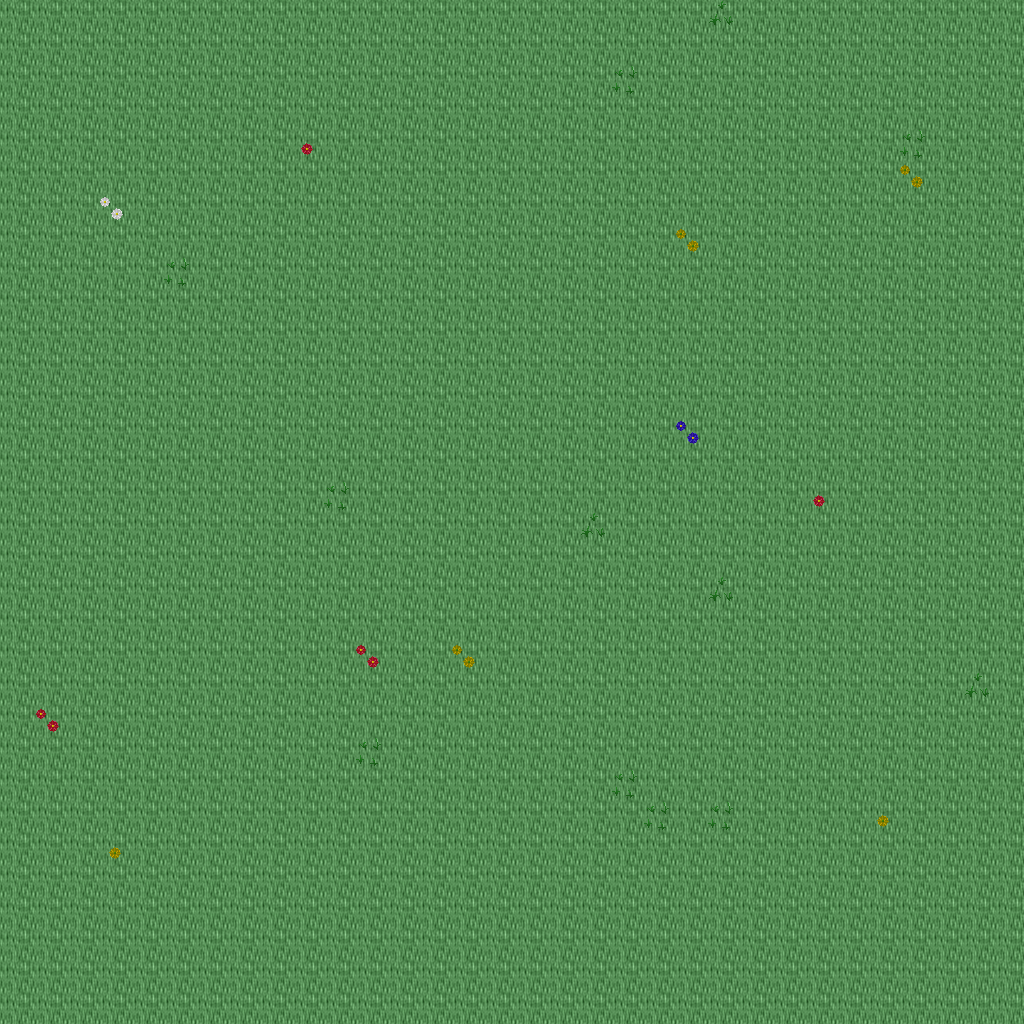

Tiled map render using the project's own tile images. Description and the map definition, with tile-layer contents summarised, below:
An orthogonal 32x32 tile map with 32x32 px tiles, 5 tile layers (Ground, Objects, Objects2, Above, ...), 1 hidden layer not drawn, 28 tilesets.

<map version="1.10" tiledversion="1.11.0" orientation="orthogonal" renderorder="right-down" width="32" height="32" tilewidth="32" tileheight="32" infinite="0" nextlayerid="11" nextobjectid="1">
 <tileset firstgid="1" name="ground_ground" tilewidth="32" tileheight="32" tilecount="33" columns="3">
  <image source="../drawable/ground_ground.png" width="96" height="352" />
 </tileset>
 <tileset firstgid="34" name="ground_water_pool" tilewidth="32" tileheight="32" tilecount="72" columns="3">
  <image source="../drawable/ground_water_pool.png" width="96" height="768" />
 </tileset>
 <tileset firstgid="106" name="plant_flower_daisy_red" tilewidth="32" tileheight="32" tilecount="8" columns="2">
  <image source="../drawable/plant_flower_daisy_red.png" width="64" height="128" />
 </tileset>
 <tileset firstgid="114" name="plant_flower_daisy_white" tilewidth="32" tileheight="32" tilecount="8" columns="2">
  <image source="../drawable/plant_flower_daisy_white.png" width="64" height="128" />
 </tileset>
 <tileset firstgid="122" name="plant_flower_daisy_yellow" tilewidth="32" tileheight="32" tilecount="8" columns="2">
  <image source="../drawable/plant_flower_daisy_yellow.png" width="64" height="128" />
 </tileset>
 <tileset firstgid="130" name="plant_flower_daisy_blue" tilewidth="32" tileheight="32" tilecount="8" columns="2">
  <image source="../drawable/plant_flower_daisy_blue.png" width="64" height="128" />
 </tileset>
 <tileset firstgid="138" name="plant_grasses" tilewidth="32" tileheight="32" tilecount="6" columns="3">
  <image source="../drawable/plant_grasses.png" width="96" height="64" />
 </tileset>
 <tileset firstgid="144" name="plant_tree_tree_darkgreen" tilewidth="32" tileheight="32" tilecount="88" columns="8">
  <image source="../drawable/plant_tree_tree_darkgreen.png" width="256" height="352" />
 </tileset>
 <tileset firstgid="232" name="ground_grass_edges" tilewidth="32" tileheight="32" tilecount="36" columns="12">
  <image source="../drawable/ground_grass_edges.png" width="384" height="96" />
 </tileset>
 <tileset firstgid="268" name="ground_grass_corners" tilewidth="32" tileheight="32" tilecount="24" columns="6">
  <image source="../drawable/ground_grass_corners.png" width="192" height="128" />
 </tileset>
 <tileset firstgid="292" name="furniture_table_long_side_on_pale" tilewidth="32" tileheight="32" tilecount="3" columns="3">
  <image source="../drawable/furniture_table_long_side_on_pale.png" width="96" height="32" />
 </tileset>
 <tileset firstgid="295" name="plant_stump_stump_brown" tilewidth="32" tileheight="32" tilecount="4" columns="2">
  <image source="../drawable/plant_stump_stump_brown.png" width="64" height="64" />
 </tileset>
 <tileset firstgid="299" name="item_sign_large" tilewidth="32" tileheight="32" tilecount="15" columns="5">
  <image source="../drawable/item_sign_large.png" width="160" height="96" />
 </tileset>
 <tileset firstgid="314" name="plant_stump_small_stump" tilewidth="32" tileheight="32" tilecount="4" columns="2">
  <image source="../drawable/plant_stump_small_stump.png" width="64" height="64" />
 </tileset>
 <tileset firstgid="318" name="building_wall_bricked_edges" tilewidth="32" tileheight="32" tilecount="25" columns="5">
  <image source="../drawable/building_wall_bricked_edges.png" width="160" height="160" />
 </tileset>
 <tileset firstgid="343" name="logic_creature_orc" tilewidth="32" tileheight="32" tilecount="6" columns="6">
  <image source="../drawable/logic_creature_orc.png" width="192" height="32" />
 </tileset>
 <tileset firstgid="349" name="logic_creature_animal" tilewidth="32" tileheight="32" tilecount="32" columns="8">
  <image source="../drawable/logic_creature_animal.png" width="256" height="128" />
 </tileset>
 <tileset firstgid="381" name="logic_item_resources" tilewidth="32" tileheight="32" tilecount="6" columns="6">
  <image source="../drawable/logic_item_resources.png" width="192" height="32" />
 </tileset>
 <tileset firstgid="387" name="logic_creature_golem" tilewidth="32" tileheight="32" tilecount="4" columns="4">
  <image source="../drawable/logic_creature_golem.png" width="128" height="32" />
 </tileset>
 <tileset firstgid="391" name="logic_collision" tilewidth="32" tileheight="32" tilecount="1" columns="1">
  <image source="../drawable/logic_collision.png" width="32" height="32" />
 </tileset>
 <tileset firstgid="392" name="object_boat" tilewidth="32" tileheight="32" tilecount="42" columns="6">
  <image source="../drawable/object_boat.png" width="192" height="224" />
 </tileset>
 <tileset firstgid="434" name="furniture_table_long_front_on_pale" tilewidth="32" tileheight="32" tilecount="3" columns="1">
  <image source="../drawable/furniture_table_long_front_on_pale.png" width="32" height="96" />
 </tileset>
 <tileset firstgid="437" name="ground_green_paving" tilewidth="32" tileheight="32" tilecount="18" columns="3">
  <image source="../drawable/ground_green_paving.png" width="96" height="192" />
 </tileset>
 <tileset firstgid="455" name="logic_protection" tilewidth="32" tileheight="32" tilecount="2" columns="2">
  <image source="../drawable/logic_protection.png" width="64" height="32" />
 </tileset>
 <tileset firstgid="457" name="furniture_bed_double_peach" tilewidth="32" tileheight="32" tilecount="8" columns="2">
  <image source="../drawable/furniture_bed_double_peach.png" width="64" height="128" />
 </tileset>
 <tileset firstgid="465" name="furniture_bed_double_red" tilewidth="32" tileheight="32" tilecount="8" columns="2">
  <image source="../drawable/furniture_bed_double_red.png" width="64" height="128" />
 </tileset>
 <tileset firstgid="473" name="logic_creature_undead_skeleton" tilewidth="32" tileheight="32" tilecount="6" columns="6">
  <image source="../drawable/logic_creature_undead_skeleton.png" width="192" height="32" />
 </tileset>
 <tileset firstgid="479" name="logic_creature_undead_specter" tilewidth="32" tileheight="32" tilecount="6" columns="6">
  <image source="../drawable/logic_creature_undead_specter.png" width="192" height="32" />
 </tileset>
 <layer id="1" name="Ground" width="32" height="32">
  <data>[1024 cells, 1024 non-empty, 1 distinct tile ids]</data>
 </layer>
 <layer id="2" name="Objects" width="32" height="32">
  <data>[1024 cells, 25 non-empty, 9 distinct tile ids]</data>
 </layer>
 <layer id="3" name="Objects2" width="32" height="32">
  <data>[1024 cells, 0 non-empty, 0 distinct tile ids]</data>
 </layer>
 <layer id="4" name="Above" width="32" height="32">
  <data>[1024 cells, 0 non-empty, 0 distinct tile ids]</data>
 </layer>
 <layer id="5" name="Above2" width="32" height="32">
  <data>[1024 cells, 0 non-empty, 0 distinct tile ids]</data>
 </layer>
 <layer id="6" name="Walkable" width="32" height="32" visible="0">
  <data>[1024 cells, 0 non-empty, 0 distinct tile ids]</data>
 </layer>
 <objectgroup id="7" name="Mapevents" />
 <objectgroup id="8" name="Spawn" />
 <objectgroup id="9" name="Keys" />
 <objectgroup id="10" name="Replace" />
</map>
